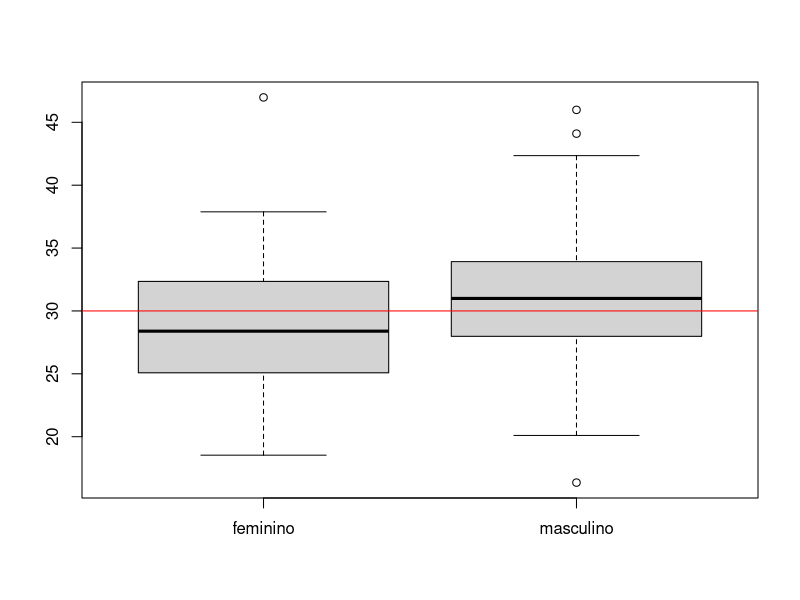

Source code (R):
## ---- chunk 1
feminino <- sort(c(33.34,27.35,33.04,22.45,33.77,32.14,26.2,25.08,32.35,31.05,24.99,26.86,
              27.63,24.24,26.39,33,34,29.92,32.92,24.47,28.28,28.21,24.21,31.09,28.39,
              25,31.35,23,31,22.53,28.65,30.55,23.75,32.98,18.53,29.05,27,34.21,23.1,
              37.88,31.94,25.51,29.65,46.98,36.45,21.87,35.34,27.94,26.88))
feminino
## ---- chunk 2
feminino <- sort(c(33.34,27.35,33.04,22.45,33.77,32.14,26.2,25.08,32.35,31.05,24.99,26.86,
              27.63,24.24,26.39,33,34,29.92,32.92,24.47,28.28,28.21,24.21,31.09,28.39,
              25,31.35,23,31,22.53,28.65,30.55,23.75,32.98,18.53,29.05,27,34.21,23.1,
              37.88,31.94,25.51,29.65,46.98,36.45,21.87,35.34,27.94,26.88))
feminino
mean(feminino)
## ---- chunk 3
median(feminino)
## ---- chunk 4
masculino <- sort(c(26.51,30.99,28.4,31.8,28.86,28.25,28.74,23.72,36.93,32.94
                    ,39.18,29.47,22.37,25.17,16.35,26,21,32,34,31,39.03,28.95,
                    37.05,32.82,32.92,35.45,27.6,24.71,30.76,22.7,20.1,40.65,31.02,
                    34.69,32.88,28.18,35.85,22.35,32.28,30.71,21.78,29.73,28.32,
                    35.3,42.35,32.88,45.99,31.43,37.34,28.14,30.44,26.05,34.22,
                    29.84,44.1,32.08,24.48,30.45,32.65,27.98,31.83,34.42,27.48,
                    33.63,32.86,33.92))
masculino
mean(masculino)
## ---- chunk 5
median(masculino)
## ---- chunk 6
boxplot(list(feminino=feminino,masculino=masculino))
abline(h=30,col="red")
